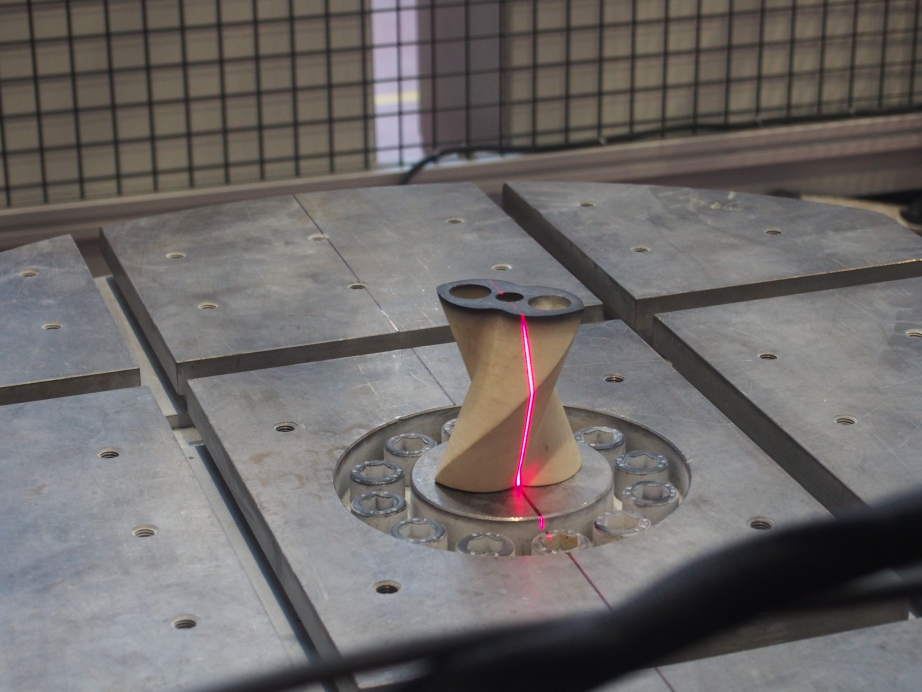
#> input picture piece 1/Piece 1 - Appareil 2/0.JPG, 4608 x 3456 px, found by its file name (shown at 1/5 size)
$ python projetpoooo.py
#> lines starting #> are read from the running program, lines starting #| are printed output that depends on the picture
#!/usr/bin/env python3
# -*- coding: utf-8 -*-
"""
Created on Wed Dec 12 14:34:49 2018

@author: matthieubriet et PIERRECASTRESSAINTMARTIN
"""

import PIL
from PIL import Image
from PIL import ImageOps
import numpy as np
import matplotlib.pyplot as plt
# [126 lines of commented-out code are left out]

h1=625
l1=1430


"""base de l'etape 2 quelques petites choses a modifier pour que ca soir correct en POO..."""
def changement_repere_camera(img):      #img = image sur laquelle on travaille
#> called with img = '0.jpg'
    Xcamera=[]
    Ycamera=[]
    imgpil=Image.open(img)
#> imgpil is the input picture: PIL image 4608x3456 RGB; mean R, G, B 109.1, 104.9, 103.7
    image=np.asarray(imgpil)
    k = (1290/197)*(1430/52)
    for i in  range (2700,3400):          #les pixels comprenant la piece pour pas faires des calculs long sur des étapes innutiles...
        for j in  range(2300,3300):
            if int(image[i,j][0])>int(254):        #on verifie que le pixel est rouge
                Ycamera.append((-i+4000/2)/k)
                Xcamera.append((j-3089)/k)
            else:
                pass                #si le pixel est pas rouge on ne le passe pas dans le repere car innutile
    #plt.plot(Xcamera,Ycamera)
    return [Xcamera,Ycamera]


def changement_repere_monde(coordonnée_camera,f,beta,alpha):  #alpha = angle d'inclinaison de la camera; beta=angle entre le laser et la camera (alpha= 20,b=30 f=52) a mettre en radian
#> called with f = 52, beta = 0.523, alpha = 0.349
    Xm=[]
    Ym=[]
    Zm=[]
    n=len(coordonnée_camera[0])
    z=[-f]*n

    coordonnée_camera.append(z)

    P=np.array([[-np.cos(beta),-np.sin(beta),0],[np.sin(beta)*np.sin(alpha),-np.cos(beta)*np.sin(alpha),np.cos(alpha)],[-np.cos(alpha)*np.sin(beta),np.cos(alpha)*np.cos(beta),np.sin(alpha)]])
    P2=np.linalg.inv(P)    #P2 est la matrice inversé de P (On a besoin de P2 pour resoudre le systeme)*
    coordonnées_repere_monde=[]
    vecteur=[]
    for i in range(len(coordonnée_camera[0])):

        vecteur=np.array([[coordonnée_camera[0][i]],[coordonnée_camera[1][i]],[-f]])
        vecteur=np.dot(P2,vecteur)
        t=(l1**2-h1**2)**0.5*np.sin(beta)/(vecteur[0])
        #print(i)

        Xm.append(0)
        Ym.append((l1**2-h1**2)**0.5*np.cos(beta)+t*vecteur[1][0])
        Zm.append(h1+t*vecteur[2][0])
    #print(Ym)

    return [Xm,Ym,Zm]
plt.plot(changement_repere_monde(changement_repere_camera('0.jpg'),52,0.523,0.349)[1],changement_repere_monde(changement_repere_camera('0.jpg'),52,0.523,0.349)[2],".")
#test :   changement_repere_monde(changement_repere_camera('0.jpg'),52,0.523,0.349)
#print(changement_repere_monde(changement_repere_camera('0.jpg'),52,0.523,0.349)[1][12])


def passage_3D (coordonnées_repere_monde,angle_table):
#> called with angle_table = 0.4
    X3=[]
    Y3=[]
    Z3=[]
    for i in range (len(coordonnées_repere_monde[0])):
        X3.append(coordonnées_repere_monde[1][i]*np.sin(angle_table))
        Y3.append(coordonnées_repere_monde[1][i]*np.cos(angle_table))
        Z3.append(coordonnées_repere_monde[2][i])
    return [X3,Y3,Z3]

#passage_3D(changement_repere_monde(changement_repere_camera('0.jpg'),52,0.523,0.349),0)
#plt.plot(passage_3D(changement_repere_monde(changement_repere_camera('0.jpg'),52,0.523,0.349),0)[0],passage_3D(changement_repere_monde(changement_repere_camera('0.jpg'),52,0.523,0.349),0)[1],passage_3D(changement_repere_monde(changement_repere_camera('0.jpg'),52,0.523,0.349),0)[2],".")
print(passage_3D(changement_repere_monde(changement_repere_camera('0.jpg'),52,0.523,0.349),0.4)[2])


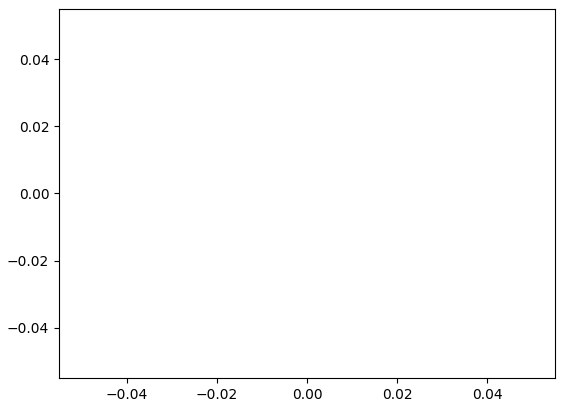
#> figure drawn by matplotlib, 1 panel
